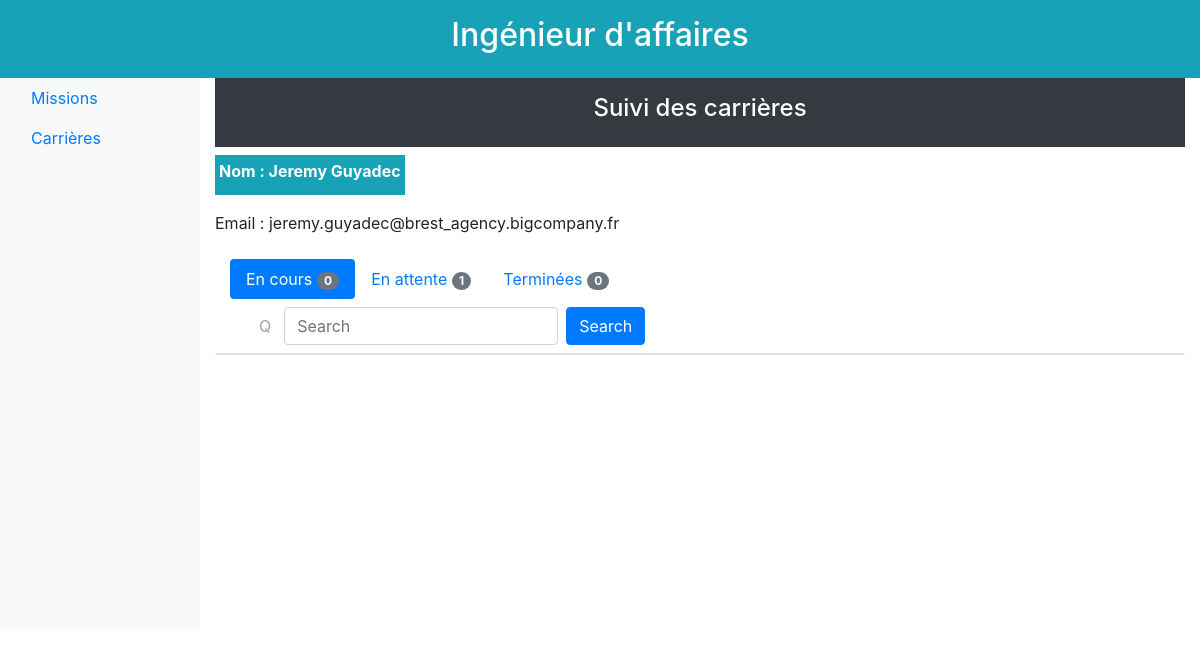
The page /12/affaire/carrieres/1/enCours/ on the database as committed earlier.
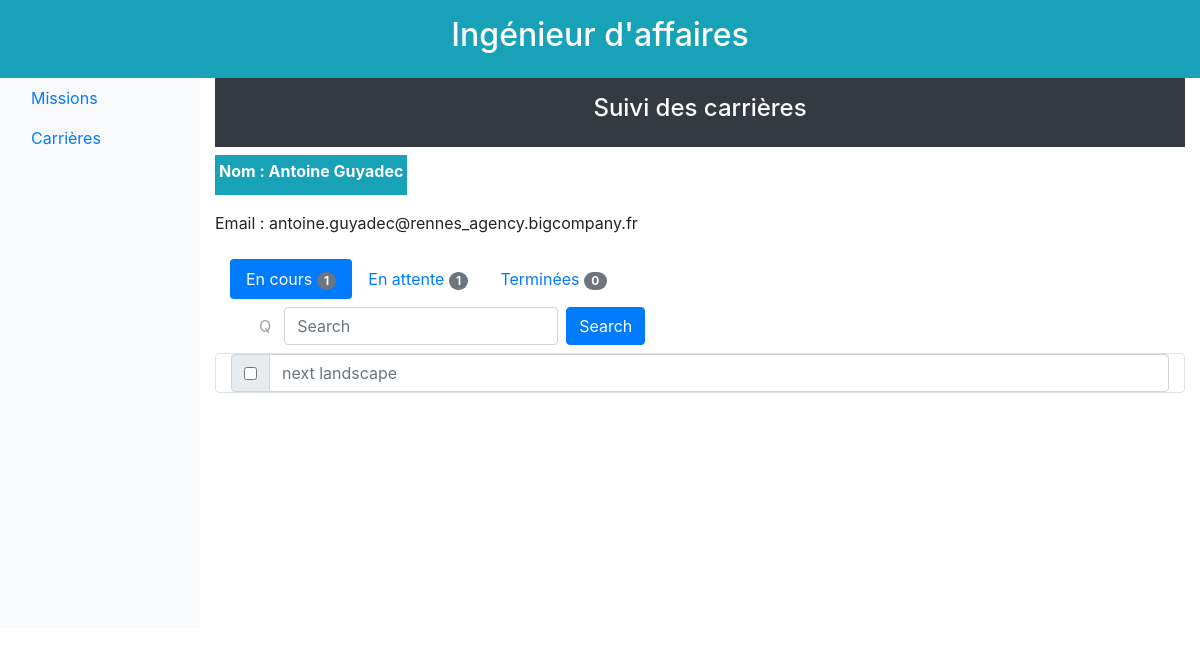
The same page on the database as committed later.
### database/models.py (models this page shows)
class Ingenieur(db.Model):
    id = db.Column(db.Integer, primary_key=True)
    nom_court = db.Column(db.Text, unique=True) #unique ??
    prenom = db.Column(db.Text)
    nom_famille = db.Column(db.Text)
    site = db.Column(db.Text)
    email = db.Column(db.Text, unique=True)
    taux_journalier = db.Column(db.Float)
    statut = db.Column(db.Text) #a traiter, ajouté par mes soins
    estCommercial = db.Column(db.Boolean) #ajouté par mes soins
    certifications = db.relationship('Certification', backref='ingenieur', lazy='dynamic')
    souhaits = db.relationship('Souhait', backref='ingenieur', lazy='dynamic')
    affectations = db.relationship('Affectation', backref='ingenieur', lazy='dynamic')
    responsabilites_missions = db.relationship('Mission', backref='responsable', lazy='dynamic')

class Mission(db.Model):
    id = db.Column(db.Integer, primary_key=True)
    titre = db.Column(db.String(64), unique=True)
    description = db.Column(db.Text, unique=True)
    effectifs_max = db.Column(db.Integer)
    prix_vente = db.Column(db.Integer)
    statut = db.Column(db.Text)
    date_creation = db.Column(db.DateTime)
    responsable_id = db.Column(db.Integer, db.ForeignKey('ingenieur.id'))
    souhaits = db.relationship('Souhait', backref='mission', lazy='dynamic')
    besoins = db.relationship('Besoin', backref='mission', lazy='dynamic')
    affectations = db.relationship('Affectation', backref='mission', lazy='dynamic')

### app.py (the view)
@app.route('/<id>/affaire/carrieres/<idCarriere>/<etat>/')
def carriere_vue(id, idCarriere, etat):
    engineerObserve = get_engineer_by_id(idCarriere)
    listOfMissionsOnGoing = get_mission_en_cours_of_inge(idCarriere)
    listOfMissionsWaiting = get_mission_en_attente_of_inge(idCarriere)
    listOfMissionsClosed = get_mission_termine_of_inge(idCarriere)
    if (etat == "enCours"):
        listToShow = listOfMissionsOnGoing
    elif (etat == "termine"):
        listToShow = listOfMissionsClosed
    elif (etat == "enAttente"):
        listToShow = listOfMissionsWaiting
    else:
        error_page_404("tab doesn't exist")
    return render_template("homepage_affaire_carriere_vue_grille.html.jinja2",
                           id=id,
                           etat=etat,
                           engineerObserveFirstName=engineerObserve.prenom,
                           engineerObserveLastName=engineerObserve.nom_famille,
                           engineerObserveEmail=engineerObserve.email,
                           idCarriere=idCarriere
                           , listOfMissionsOnGoingLength=len(listOfMissionsOnGoing)
                           , listOfMissionsWaitingLength=len(listOfMissionsWaiting)
                           , listOfMissionsClosedLength=len(listOfMissionsClosed)
                           , listToShow=listToShow)

### database/functions.py (called while the page is built)
def get_mission_by_id(mission_id):
    return Mission.query.filter_by(id=mission_id).first()

def get_engineer_by_id(engineer_id):
    return Ingenieur.query.filter_by(id=engineer_id).first()

def get_mission_en_cours_of_inge(inge_id): #def de clore avec ouverte
    inge = get_engineer_by_id(inge_id)
    id_missions = [a.mission_id for a in list(inge.affectations)]
    missions = [get_mission_by_id(id) for id in id_missions]
    missions_en_cours = []
    for m in missions:
        affectations = get_all_affectations_inge_mission(inge_id, m.id)
        ajouter = False
        for a in affectations:
            if a.date_fin >= datetime.now():
               ajouter = True
        if ajouter:
            missions_en_cours.append(m)
    return missions_en_cours

def get_mission_termine_of_inge(inge_id): #def de clore avec ouverte
    inge = get_engineer_by_id(inge_id)
    id_missions = [a.mission_id for a in list(inge.affectations)]
    missions = [get_mission_by_id(id) for id in id_missions]
    missions_termines = []
    for m in missions:
        affectations = get_all_affectations_inge_mission(inge_id, m.id)
        ajouter = True
        for a in affectations:
            if a.date_fin >= datetime.now():
               ajouter = False
        if ajouter:
            missions_termines.append(m)
    return missions_termines

def get_mission_en_attente_of_inge(inge_id):
    souhaits = [s.mission_id for s in Souhait.query.filter_by(ingenieur_id=inge_id).all()]
    missions = [get_mission_by_id(id) for id in souhaits]
    return missions

def get_all_affectations_inge_mission(inge_id, mission_id):
    return Affectation.query.filter_by(ingenieur_id=inge_id, mission_id=mission_id).all()

### templates/homepage_affaire_carriere_vue_grille.html.jinja2
{% extends "homepage_affaire_carriere_vue.html.jinja2" %}
{% block gridMission %}
    <div class="d-flex flex-column">
    <form>
        {% for mission in listToShow %}
            <div class="input-group">
                <div class="input-group-prepend">
                    <div class="input-group-text">
                        <input type="checkbox">
                    </div>
                </div>
                <input type="text" class="form-control" placeholder="{{ mission.titre }}">
            </div>
        {% endfor %}
    </form>
    </div>
{% endblock %}

### templates/homepage_affaire_carriere_vue.html.jinja2
{% extends "homepage_affaire.html.jinja2" %}
{% block body %}
    <div class="p-3 mb-2 bg-dark text-white size-6 font-weight-bold text-center">
         <h4>Suivi des carri&egrave;res</h4>
    </div>
    <div class="d-flex flex-column">
        <div class="d-flex flex-inline">
            <div class="mb-3 p-1 bg-info text-white size-6 font-weight-bold ">
                <label for="Name">Nom :</label>
                <span>{{ engineerObserveFirstName }} {{ engineerObserveLastName }}</span>
            </div>
        </div>
        <div class="row">
            <div class="col-md-6 mb-3">
                <label for="Name">Email :</label>
                <span>{{ engineerObserveEmail }}</span>
            </div>
        </div>
    </div>
    <div class="row">
        <div class="col-sm-9">
            <div class="container">
                <ul class="nav nav-pills" role="tablist">
                    <li class="nav-item">
                        <a class="nav-link {% if etat == "enCours" %}active{% endif %}" href="/{{ id }}/affaire/carrieres/{{ idCarriere }}/enCours/">
                            En cours
                            <span class="badge badge-secondary badge-pill">{{ listOfMissionsOnGoingLength }}</span>
                        </a>
                    </li>
                    <li class="nav-item">
                        <a class="nav-link {% if etat == "enAttente" %}active{% endif %}" href="/{{ id }}/affaire/carrieres/{{ idCarriere }}/enAttente/">
                            En attente
                            <span class="badge badge-secondary badge-pill">{{ listOfMissionsWaitingLength }}</span>
                        </a>
                    </li>
                    <li class="nav-item">
                        <a class="nav-link {% if etat == "termine" %}active{% endif %}" href="/{{ id }}/affaire/carrieres/{{ idCarriere }}/termine/">
                            Termin&eacute;es
                            <span class="badge badge-secondary badge-pill">{{ listOfMissionsClosedLength }}</span>
                        </a>
                    </li>
                </ul>
            </div>
            <div class="container">
                <nav class="navbar navbar-expand-sm bg navbar">
                    <form class="form-inline" action="/TODO.php">
                        <button type="button" class="btn btn-link" disabled>Q</button>
                        <input class="form-control mr-sm-2" type="text" placeholder="Search">
                        <button class="btn btn-primary" type="submit">Search</button>
                    </form>
                </nav>
            </div>
        </div>
    </div>
    <div class="container rounded border">
        {% block gridMission %}
        {% endblock %}
    </div>
{% endblock %}

### templates/homepage_affaire.html.jinja2 (shortened to what this page needs)
<!DOCTYPE html>
<html lang="fr">
<head>
    <link rel="stylesheet" href="https://maxcdn.bootstrapcdn.com/bootstrap/4.3.1/css/bootstrap.min.css">
    <link rel="stylesheet" href="/../static/css/homepage.css">
</head>
<body>
<div class="p-3 bg-info text-white size-6 font-weight-bold text-center">
    <h2>Ing&eacute;nieur d&apos;affaires</h2>
</div>
<div class="container-fluid ">
    <div class="row content">
        <nav class="col-md-2 d-none d-md-block bg-light sidebar">
            <div class="sidebar-sticky">
                <ul class="nav flex-column md-2">
                    <li class="nav-item">
                        <a class="nav-link active" href="/{{ id }}/affaire/missions/aAffecter/">
                            Missions
                        </a>
                    </li>
                    <li class="nav-item">
                        <a class="nav-link" href="/{{ id }}/affaire/carrieres/">
                            Carri&egrave;res
                        </a>
                    </li>
                </ul>
            </div>
        </nav>
        <br>
        <div class="col-sm flex-column">
            {% block body %}{% endblock %}
        </div>
    </div>
</div>
</body>
</html>

### static/css/homepage.css (style rules this page uses)
.row.content { height: 550px }

Rows that differ between the two databases and show on the page:
changed Ingenieur "Guyadec": prenom "Jeremy" → "Antoine"; email "jeremy.guyadec@brest_agency.bigcompany.fr" → "antoine.guyadec@rennes_agency.bigcompany.fr"
now on this page (row edited): Mission: titre "next landscape"
Other text that changed with them:
{{ listOfMissionsOnGoingLength }}: "0" → "1"
